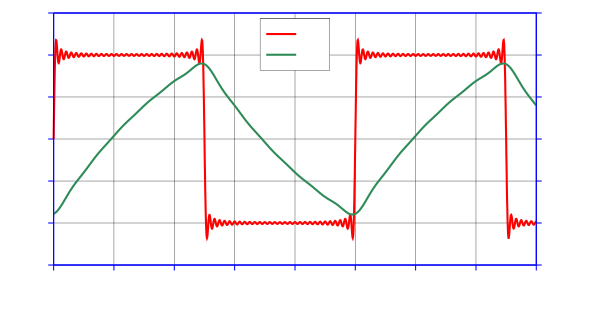

Reproduce this figure in gnuplot.
#!/gnuplot
#
#    
#    	G N U P L O T
#    	Version 5.0 patchlevel 0    last modified 2015-01-01 
#    
#    	Copyright (C) 1986-1993, 1998, 2004, 2007-2015
#    	Thomas Williams, Colin Kelley and many others
#    
#    	gnuplot home:     http://www.gnuplot.info
#    	faq, bugs, etc:   type "help FAQ"
#    	immediate help:   type "help"  (plot window: hit 'h')
# set terminal windows 0 color solid butt enhanced
# set output
unset clip points
set clip one
unset clip two
set bar 1.000000 front
set border front linecolor rgb "blue"  linewidth 3.000 dashtype solid
set zdata 
set ydata 
set xdata 
set y2data 
set x2data 
set boxwidth
set style fill  empty border
set style rectangle back fc  bgnd fillstyle   solid 1.00 border lt -1
set style circle radius graph 0.02, first 0.00000, 0.00000 
set style ellipse size graph 0.05, 0.03, first 0.00000 angle 0 units xy
set dummy x, y
set format x "% h" 
set format y "% h" 
set format x2 "% h" 
set format y2 "%.1f" 
set format z "% h" 
set format cb "% h" 
set format r "% h" 
set timefmt "%d/%m/%y,%H:%M"
set angles radians
set grid back nopolar xtics nomxtics ytics nomytics noztics nomztics
set grid nox2tics nomx2tics noy2tics nomy2tics nocbtics nomcbtics
set grid linecolor "black" linetype 1 linewidth 1.00 
set raxis
set style parallel front  lt black linewidth 2.000 dashtype solid
set key title ""
set key inside center top vertical Left reverse enhanced box
set key noinvert samplen 4 spacing 1.5 width 0.5 height 0.5 
set key maxcolumns 0 maxrows 0
set key noopaque
unset label
unset arrow
set style increment default
unset style line
unset style arrow
set style histogram clustered gap 2 title textcolor lt -1
unset object
set style textbox transparent margins  1.0,  1.0 border
unset logscale
set offsets 0, 0, 0, 0
set pointsize 1
set pointintervalbox 1
set encoding default
unset polar
unset parametric
set decimalsign ','
set view 60, 30, 1, 1
set samples 2000
set isosamples 10, 10
set surface 
unset contour
set cntrlabel  format '%8.3g' font '' start 5 interval 20
set mapping cartesian
set datafile separator whitespace
unset hidden3d
set cntrparam order 4
set cntrparam linear
set cntrparam levels auto 5
set cntrparam points 5
set size ratio 0 1,1
set origin 0,0
set style data points
set style function lines
unset xzeroaxis
unset yzeroaxis
unset zzeroaxis
unset x2zeroaxis
unset y2zeroaxis
set ticslevel 0.5
set tics scale  1, 0.5, 1, 1, 1
set mxtics default
set mytics default
set mztics default
set mx2tics default
set my2tics default
set mcbtics default
set mrtics default
set xtics border out scale 1,0.5 nomirror norotate  autojustify
set xtics 0.00000,2,16.000 norangelimit textcolor rgb "black" 
set ytics border out scale 1,0.5 nomirror norotate  autojustify
set ytics -30.0000,10,30.0000 norangelimit textcolor rgb "black" 
set ztics border out scale 1,0.5 nomirror norotate  autojustify
set ztics autofreq  norangelimit textcolor rgb "black" 
unset x2tics
set y2tics border out scale 1,0.5 nomirror norotate  autojustify
set y2tics -1.5000,0.5000,1.5000 norangelimit textcolor rgb "black"
set cbtics border out scale 1,0.5 nomirror norotate  autojustify
set cbtics autofreq  norangelimit textcolor rgb "black" 
set rtics axis out scale 1,0.5 nomirror norotate  autojustify
set rtics autofreq  norangelimit textcolor rgb "black" 
set paxis 1 tics border out scale 1,0.5 nomirror norotate  autojustify
set paxis 1 tics autofreq  rangelimit textcolor rgb "black" 
set paxis 2 tics border out scale 1,0.5 nomirror norotate  autojustify
set paxis 2 tics autofreq  rangelimit textcolor rgb "black" 
set paxis 3 tics border out scale 1,0.5 nomirror norotate  autojustify
set paxis 3 tics autofreq  rangelimit textcolor rgb "black" 
set paxis 4 tics border out scale 1,0.5 nomirror norotate  autojustify
set paxis 4 tics autofreq  rangelimit textcolor rgb "black" 
set paxis 5 tics border out scale 1,0.5 nomirror norotate  autojustify
set paxis 5 tics autofreq  rangelimit textcolor rgb "black" 
set paxis 6 tics border out scale 1,0.5 nomirror norotate  autojustify
set paxis 6 tics autofreq  rangelimit textcolor rgb "black" 
set paxis 7 tics border out scale 1,0.5 nomirror norotate  autojustify
set paxis 7 tics autofreq  rangelimit textcolor rgb "black" 
set title "" 
set title  font "" norotate
set timestamp bottom 
set timestamp "" 
set timestamp  font "" norotate
set rrange [ * : * ] noreverse nowriteback
set trange [ * : * ] noreverse nowriteback
set urange [ * : * ] noreverse nowriteback
set vrange [ * : * ] noreverse nowriteback
set xlabel '$t / \si{ms}$'
set xlabel  font "" textcolor lt -1 norotate
set x2label "" 
set x2label  font "" textcolor lt -1 norotate
set xrange [ 0.0000 : 16.0000 ] noreverse nowriteback
set x2range [ 0.0000 : 16.0000 ] noreverse nowriteback
set ylabel '$u(t)  / \si{V}$' 
set ylabel  font "" textcolor lt -1 rotate by -270
set y2label '$i(t)  / \si{A}$' 
set y2label  font "" textcolor lt -1 rotate by -270
set yrange [ -30.0000 : 30.0000 ] noreverse nowriteback
set y2range [ -1.5000 : 1.5000 ] noreverse nowriteback
set zlabel "" 
set zlabel  font "" textcolor lt -1 norotate
set zrange [ * : * ] noreverse nowriteback
set cblabel "" 
set cblabel  font "" textcolor lt -1 rotate by -270
set cbrange [ * : * ] noreverse nowriteback
set paxis 1 range [ * : * ] noreverse nowriteback
set paxis 2 range [ * : * ] noreverse nowriteback
set paxis 3 range [ * : * ] noreverse nowriteback
set paxis 4 range [ * : * ] noreverse nowriteback
set paxis 5 range [ * : * ] noreverse nowriteback
set paxis 6 range [ * : * ] noreverse nowriteback
set paxis 7 range [ * : * ] noreverse nowriteback
set zero 1e-008
set lmargin  -1
set bmargin  -1
set rmargin  -1
set tmargin  -1
set locale "Catalan_Spain.1252"
set pm3d explicit at s
set pm3d scansautomatic
set pm3d interpolate 1,1 flush begin noftriangles noborder corners2color mean
set palette positive nops_allcF maxcolors 0 gamma 1.5 color model RGB 
set palette rgbformulae 7, 5, 15
set colorbox default
set colorbox vertical origin screen 0.9, 0.2, 0 size screen 0.05, 0.6, 0 front bdefault
set style boxplot candles range  1.50 outliers pt 7 separation 1 labels auto unsorted
set loadpath 
set fontpath 
set psdir
set fit brief errorvariables nocovariancevariables errorscaling prescale nowrap v5
GNUTERM = "windows"
ARGC = 0
ARG0 = ""
set terminal cairolatex pdf size 15.5cm,8cm
set output "Cap-Fourier-Exemple-Tensio-Corrent.tex"
z(n)=10+10*n*pi*{0,1}
plot 80.0/pi*(sum[k=1:30] sin((2*k-1)*0.2*pi*x)/(2*k-1)) axes x1y1 linecolor rgb "red" linewidth 6.000 title '$u(t)$', 80.0/pi*(sum[k=1:6] sin((2*k-1)*0.2*pi*x-arg(z(2*k-1)))/(2*k-1)/abs(z(2*k-1))) axes x1y2 linecolor rgb "sea-green"  linewidth 6.000 title '$i(t)$'
#    EOF
